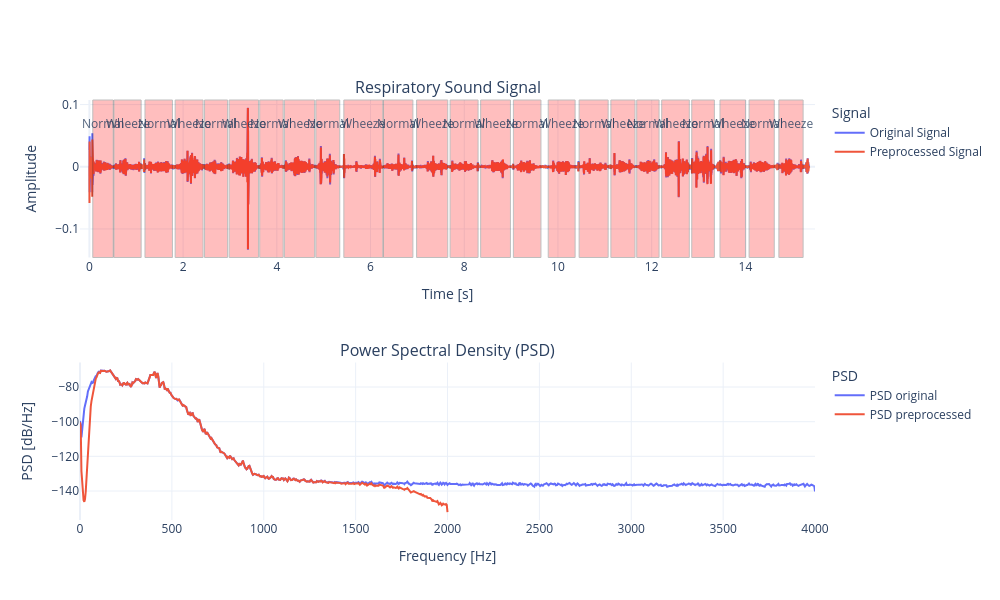

Here is the notebook cell this chart was saved with:
### Markdown cell above
# 4. Plot señal + Espectro

### Code cell
# Espectro PSD de Welch (original)
N = len(signal)//64
NFFT = 2**np.ceil(np.log2(N))
f, Pxx = welch(signal, fs=fs, window=hann(N), noverlap=N//2, nfft=NFFT)

# Espectro PSD Señal filtrada
N = len(signal_pre)//64
NFFT = 2**np.ceil(np.log2(N))
f_filtered, Pxx_filtered = welch(signal_pre, fs=fs_new, window=hann(N), noverlap=N//2, nfft=NFFT)

# Figura
fig = make_subplots(rows=2, cols=1,
    subplot_titles=("Respiratory Sound Signal", "Power Spectral Density (PSD)"),
)

# --- Señal (subplot 1) ---
fig.add_trace(
    go.Scatter(x=t, y=signal, mode="lines", name="Original Signal",
               line=dict(color=colors[0]), legend="legend"),
    row=1, col=1
)
fig.add_trace(
    go.Scatter(x=t_pre, y=signal_pre, mode="lines", name="Preprocessed Signal",
               line=dict(color=colors[1]), legend="legend"),
    row=1, col=1
)

for onset, offset, annotation in zip(onsets, offsets, annotations):
    fig.add_vrect(x0=onset, x1=offset, fillcolor="red", opacity=0.25, line_width=1, line_color="black", row=1, col=1)
    fig.add_annotation(x=(onset + offset) / 2, y=0.97, xref="x1", yref="paper", text=annotation, showarrow=False, font=dict(size=12), opacity=0.8)

fig.update_xaxes(title="Time [s]", row=1, col=1)
fig.update_yaxes(title="Amplitude", row=1, col=1)

# --- PSD (subplot 2) ---
fig.add_trace(
    go.Scatter(x=f, y=10*np.log10(Pxx), mode="lines", name="PSD original",
               line=dict(color=colors[0]), legend="legend2"),
    row=2, col=1
)
fig.add_trace(
    go.Scatter(x=f_filtered, y=10*np.log10(Pxx_filtered), mode="lines", name="PSD preprocessed",
               line=dict(color=colors[1]), legend="legend2"),
    row=2, col=1
)
fig.update_xaxes(title="Frequency [Hz]", row=2, col=1)
fig.update_yaxes(title="PSD [dB/Hz]", row=2, col=1)

fig.update_layout(
    height=600,
    width=1000,
    template="plotly_white",
    legend=dict(
        title="Signal",
        x=1.02, y=fig.layout.yaxis1.domain[1],
        xanchor="left", yanchor="top",
    ),
    legend2=dict(
        title="PSD",
        x=1.02, y=fig.layout.yaxis2.domain[1],
        xanchor="left", yanchor="top",
    ),
)

fig.show()

### Figure 1 — Plotly figure (JSON) as saved in the notebook; plotly's stock layout.template omitted (floating-point values rounded to 4 significant figures; data arrays with more than 128 entries replaced by an {"elided": "..."} marker saying what was removed)
{"data": [{"legend": "legend", "line": {"color": "#636EFA"}, "mode": "lines", "name": "Original Signal", "type": "scatter", "x": {"elided": "122880 float values"}, "xaxis": "x", "y": {"elided": "122880 float values"}, "yaxis": "y"}, {"legend": "legend", "line": {"color": "#EF553B"}, "mode": "lines", "name": "Preprocessed Signal", "type": "scatter", "x": {"elided": "61440 float values"}, "xaxis": "x", "y": {"elided": "61440 float values"}, "yaxis": "y"}, {"legend": "legend2", "line": {"color": "#636EFA"}, "mode": "lines", "name": "PSD original", "type": "scatter", "x": {"elided": "1025 float values"}, "xaxis": "x2", "y": {"elided": "1025 float values"}, "yaxis": "y2"}, {"legend": "legend2", "line": {"color": "#EF553B"}, "mode": "lines", "name": "PSD preprocessed", "type": "scatter", "x": {"elided": "513 float values"}, "xaxis": "x2", "y": {"elided": "513 float values"}, "yaxis": "y2"}], "layout": {"annotations": [{"font": {"size": 16}, "showarrow": false, "text": "Respiratory Sound Signal", "x": 0.5, "xanchor": "center", "xref": "paper", "y": 1, "yanchor": "bottom", "yref": "paper"}, {"font": {"size": 16}, "showarrow": false, "text": "Power Spectral Density (PSD)", "x": 0.5, "xanchor": "center", "xref": "paper", "y": 0.375, "yanchor": "bottom", "yref": "paper"}, {"font": {"size": 12}, "opacity": 0.8, "showarrow": false, "text": "Normal", "x": 0.29, "xref": "x", "y": 0.97, "yref": "paper"}, {"font": {"size": 12}, "opacity": 0.8, "showarrow": false, "text": "Wheeze", "x": 0.814, "xref": "x", "y": 0.97, "yref": "paper"}, {"font": {"size": 12}, "opacity": 0.8, "showarrow": false, "text": "Normal", "x": 1.479, "xref": "x", "y": 0.97, "yref": "paper"}, {"font": {"size": 12}, "opacity": 0.8, "showarrow": false, "text": "Wheeze", "x": 2.128, "xref": "x", "y": 0.97, "yref": "paper"}, {"font": {"size": 12}, "opacity": 0.8, "showarrow": false, "text": "Normal", "x": 2.703, "xref": "x", "y": 0.97, "yref": "paper"}, {"font": {"size": 12}, "opacity": 0.8, "showarrow": false, "text": "Wheeze", "x": 3.295, "xref": "x", "y": 0.97, "yref": "paper"}, {"font": {"size": 12}, "opacity": 0.8, "showarrow": false, "text": "Normal", "x": 3.885, "xref": "x", "y": 0.97, "yref": "paper"}, {"font": {"size": 12}, "opacity": 0.8, "showarrow": false, "text": "Wheeze", "x": 4.485, "xref": "x", "y": 0.97, "yref": "paper"}, {"font": {"size": 12}, "opacity": 0.8, "showarrow": false, "text": "Normal", "x": 5.088, "xref": "x", "y": 0.97, "yref": "paper"}, {"font": {"size": 12}, "opacity": 0.8, "showarrow": false, "text": "Normal", "x": 6.589, "xref": "x", "y": 0.97, "yref": "paper"}, {"font": {"size": 12}, "opacity": 0.8, "showarrow": false, "text": "Wheeze", "x": 7.316, "xref": "x", "y": 0.97, "yref": "paper"}, {"font": {"size": 12}, "opacity": 0.8, "showarrow": false, "text": "Normal", "x": 7.997, "xref": "x", "y": 0.97, "yref": "paper"}, {"font": {"size": 12}, "opacity": 0.8, "showarrow": false, "text": "Wheeze", "x": 8.668, "xref": "x", "y": 0.97, "yref": "paper"}, {"font": {"size": 12}, "opacity": 0.8, "showarrow": false, "text": "Normal", "x": 9.343, "xref": "x", "y": 0.97, "yref": "paper"}, {"font": {"size": 12}, "opacity": 0.8, "showarrow": false, "text": "Wheeze", "x": 10.08, "xref": "x", "y": 0.97, "yref": "paper"}, {"font": {"size": 12}, "opacity": 0.8, "showarrow": false, "text": "Normal", "x": 10.76, "xref": "x", "y": 0.97, "yref": "paper"}, {"font": {"size": 12}, "opacity": 0.8, "showarrow": false, "text": "Wheeze", "x": 11.39, "xref": "x", "y": 0.97, "yref": "paper"}, {"font": {"size": 12}, "opacity": 0.8, "showarrow": false, "text": "Normal", "x": 11.92, "xref": "x", "y": 0.97, "yref": "paper"}, {"font": {"size": 12}, "opacity": 0.8, "showarrow": false, "text": "Wheeze", "x": 12.51, "xref": "x", "y": 0.97, "yref": "paper"}, {"font": {"size": 12}, "opacity": 0.8, "showarrow": false, "text": "Normal", "x": 13.1, "xref": "x", "y": 0.97, "yref": "paper"}, {"font": {"size": 12}, "opacity": 0.8, "showarrow": false, "text": "Wheeze", "x": 13.73, "xref": "x", "y": 0.97, "yref": "paper"}, {"font": {"size": 12}, "opacity": 0.8, "showarrow": false, "text": "Normal", "x": 14.35, "xref": "x", "y": 0.97, "yref": "paper"}, {"font": {"size": 12}, "opacity": 0.8, "showarrow": false, "text": "Wheeze", "x": 14.97, "xref": "x", "y": 0.97, "yref": "paper"}, {"font": {"size": 12}, "opacity": 0.8, "showarrow": false, "text": "Wheeze", "x": 5.846, "xref": "x", "y": 0.97, "yref": "paper"}], "height": 600, "legend": {"title": {"text": "Signal"}, "x": 1.02, "xanchor": "left", "y": 1, "yanchor": "top"}, "legend2": {"title": {"text": "PSD"}, "x": 1.02, "xanchor": "left", "y": 0.375, "yanchor": "top"}, "shapes": [{"fillcolor": "red", "line": {"color": "black", "width": 1}, "opacity": 0.25, "type": "rect", "x0": 0.072, "x1": 0.508, "xref": "x", "y0": 0, "y1": 1, "yref": "y domain"}, {"fillcolor": "red", "line": {"color": "black", "width": 1}, "opacity": 0.25, "type": "rect", "x0": 0.524, "x1": 1.104, "xref": "x", "y0": 0, "y1": 1, "yref": "y domain"}, {"fillcolor": "red", "line": {"color": "black", "width": 1}, "opacity": 0.25, "type": "rect", "x0": 1.186, "x1": 1.772, "xref": "x", "y0": 0, "y1": 1, "yref": "y domain"}, {"fillcolor": "red", "line": {"color": "black", "width": 1}, "opacity": 0.25, "type": "rect", "x0": 1.83, "x1": 2.426, "xref": "x", "y0": 0, "y1": 1, "yref": "y domain"}, {"fillcolor": "red", "line": {"color": "black", "width": 1}, "opacity": 0.25, "type": "rect", "x0": 2.457, "x1": 2.949, "xref": "x", "y0": 0, "y1": 1, "yref": "y domain"}, {"fillcolor": "red", "line": {"color": "black", "width": 1}, "opacity": 0.25, "type": "rect", "x0": 2.982, "x1": 3.608, "xref": "x", "y0": 0, "y1": 1, "yref": "y domain"}, {"fillcolor": "red", "line": {"color": "black", "width": 1}, "opacity": 0.25, "type": "rect", "x0": 3.635, "x1": 4.135, "xref": "x", "y0": 0, "y1": 1, "yref": "y domain"}, {"fillcolor": "red", "line": {"color": "black", "width": 1}, "opacity": 0.25, "type": "rect", "x0": 4.162, "x1": 4.807, "xref": "x", "y0": 0, "y1": 1, "yref": "y domain"}, {"fillcolor": "red", "line": {"color": "black", "width": 1}, "opacity": 0.25, "type": "rect", "x0": 4.834, "x1": 5.343, "xref": "x", "y0": 0, "y1": 1, "yref": "y domain"}, {"fillcolor": "red", "line": {"color": "black", "width": 1}, "opacity": 0.25, "type": "rect", "x0": 6.274, "x1": 6.904, "xref": "x", "y0": 0, "y1": 1, "yref": "y domain"}, {"fillcolor": "red", "line": {"color": "black", "width": 1}, "opacity": 0.25, "type": "rect", "x0": 6.983, "x1": 7.648, "xref": "x", "y0": 0, "y1": 1, "yref": "y domain"}, {"fillcolor": "red", "line": {"color": "black", "width": 1}, "opacity": 0.25, "type": "rect", "x0": 7.698, "x1": 8.295, "xref": "x", "y0": 0, "y1": 1, "yref": "y domain"}, {"fillcolor": "red", "line": {"color": "black", "width": 1}, "opacity": 0.25, "type": "rect", "x0": 8.35, "x1": 8.986, "xref": "x", "y0": 0, "y1": 1, "yref": "y domain"}, {"fillcolor": "red", "line": {"color": "black", "width": 1}, "opacity": 0.25, "type": "rect", "x0": 9.048, "x1": 9.637, "xref": "x", "y0": 0, "y1": 1, "yref": "y domain"}, {"fillcolor": "red", "line": {"color": "black", "width": 1}, "opacity": 0.25, "type": "rect", "x0": 9.792, "x1": 10.37, "xref": "x", "y0": 0, "y1": 1, "yref": "y domain"}, {"fillcolor": "red", "line": {"color": "black", "width": 1}, "opacity": 0.25, "type": "rect", "x0": 10.45, "x1": 11.07, "xref": "x", "y0": 0, "y1": 1, "yref": "y domain"}, {"fillcolor": "red", "line": {"color": "black", "width": 1}, "opacity": 0.25, "type": "rect", "x0": 11.13, "x1": 11.64, "xref": "x", "y0": 0, "y1": 1, "yref": "y domain"}, {"fillcolor": "red", "line": {"color": "black", "width": 1}, "opacity": 0.25, "type": "rect", "x0": 11.68, "x1": 12.16, "xref": "x", "y0": 0, "y1": 1, "yref": "y domain"}, {"fillcolor": "red", "line": {"color": "black", "width": 1}, "opacity": 0.25, "type": "rect", "x0": 12.21, "x1": 12.8, "xref": "x", "y0": 0, "y1": 1, "yref": "y domain"}, {"fillcolor": "red", "line": {"color": "black", "width": 1}, "opacity": 0.25, "type": "rect", "x0": 12.86, "x1": 13.34, "xref": "x", "y0": 0, "y1": 1, "yref": "y domain"}, {"fillcolor": "red", "line": {"color": "black", "width": 1}, "opacity": 0.25, "type": "rect", "x0": 13.46, "x1": 14.01, "xref": "x", "y0": 0, "y1": 1, "yref": "y domain"}, {"fillcolor": "red", "line": {"color": "black", "width": 1}, "opacity": 0.25, "type": "rect", "x0": 14.08, "x1": 14.62, "xref": "x", "y0": 0, "y1": 1, "yref": "y domain"}, {"fillcolor": "red", "line": {"color": "black", "width": 1}, "opacity": 0.25, "type": "rect", "x0": 14.71, "x1": 15.23, "xref": "x", "y0": 0, "y1": 1, "yref": "y domain"}, {"fillcolor": "red", "line": {"color": "black", "width": 1}, "opacity": 0.25, "type": "rect", "x0": 5.43, "x1": 6.263, "xref": "x", "y0": 0, "y1": 1, "yref": "y domain"}], "width": 1000, "xaxis": {"anchor": "y", "domain": [0, 1], "title": {"text": "Time [s]"}}, "xaxis2": {"anchor": "y2", "domain": [0, 1], "title": {"text": "Frequency [Hz]"}}, "yaxis": {"anchor": "x", "domain": [0.625, 1], "title": {"text": "Amplitude"}}, "yaxis2": {"anchor": "x2", "domain": [0, 0.375], "title": {"text": "PSD [dB/Hz]"}}}}
